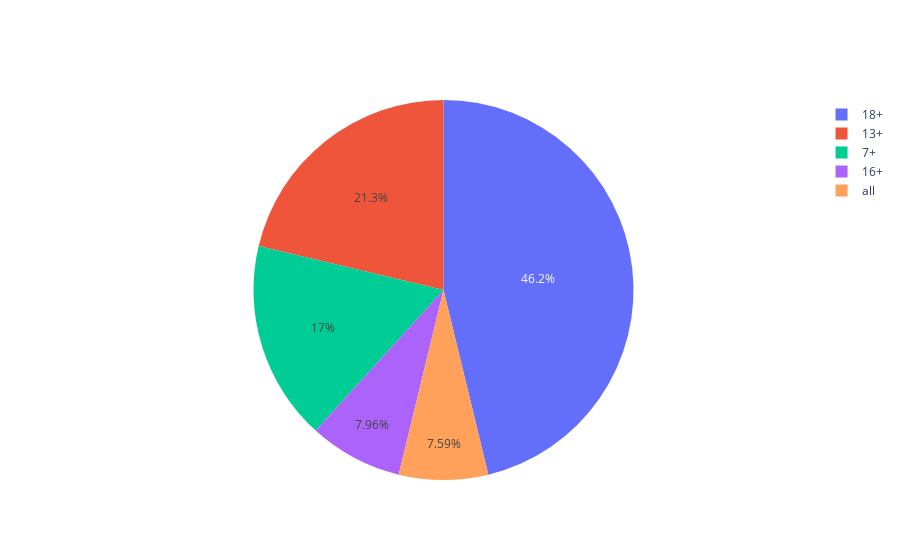

The notebook cell this image was saved under:
### Markdown cell above
### Age and language

### Code cell
ages = dict(Netflix_release["Age"].dropna().value_counts())
ages_fig = go.Figure(data=[go.Pie(labels=list(ages.keys())[:20:], values=list(ages.values())[:20:])])
# lang_fig.write_html("language_plot.html")
ages_fig.show()

### Figure 1 — Plotly figure (JSON) as saved in the notebook; plotly's stock layout.template omitted (floating-point values rounded to 4 significant figures)
{"data": [{"labels": ["18+", "13+", "7+", "16+", "all"], "values": [877, 404, 322, 151, 144], "type": "pie"}], "layout": {}}
